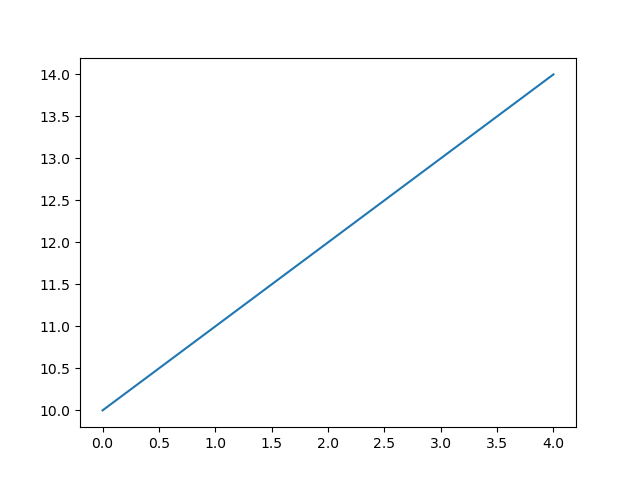

Write the Python code that produced this figure.
""" p5_5.py """

import matplotlib.pyplot as plt
import numpy as np

pt_x = np.array([0, 2, 4])
pt_y = np.array([10, 12, 14])

fig, ax = plt.subplots()
ax.plot(pt_x, pt_y)
# plt.show()
plt.savefig("p5_5.png")
